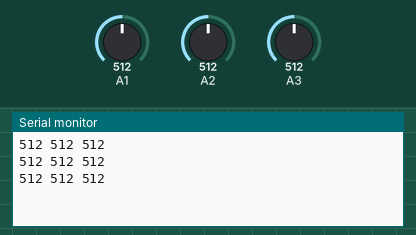
Recording of a sketch running on a simulated Arduino Uno, built with avr-gcc and run on an emulated ATmega328P. On the bench: the last lines printed to the serial monitor. The test bench sets the inputs (shaded band); at power-on: A2 = 512, A1 = 512, A3 = 512.

Above: at 1.3 s.
1.4 s: A2 set to 610
At 1.9 s:
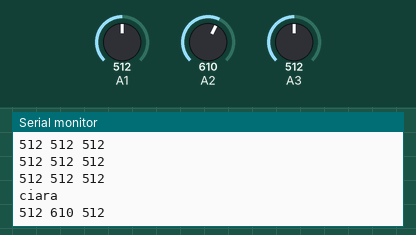
3.5 s: A1 set to 610
At 3.9 s:
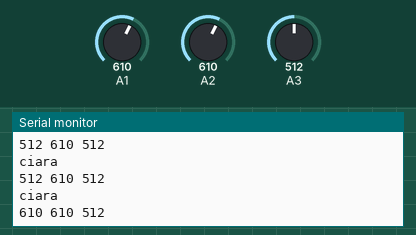
5.0 s: A3 set to 610
At 5.4 s:
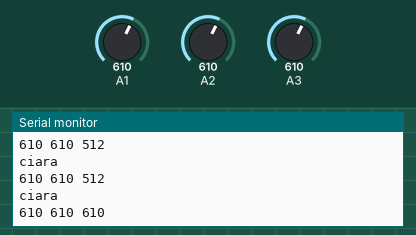
6.5 s: A1 set to 590
At 6.9 s:
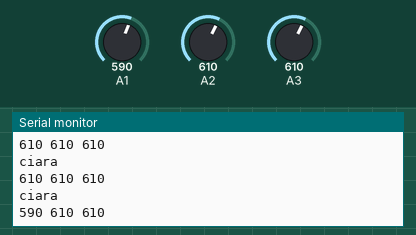
8.0 s: A2 set to 590
At 8.4 s:
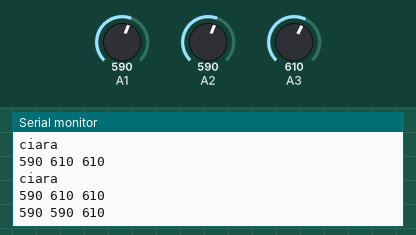
9.5 s: A3 set to 590
At 9.9 s:
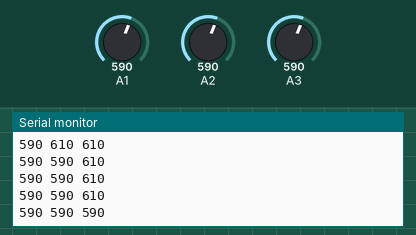
Timing chart, 0 to 12.0 s (numbered marks = the images above; inputs shaded):
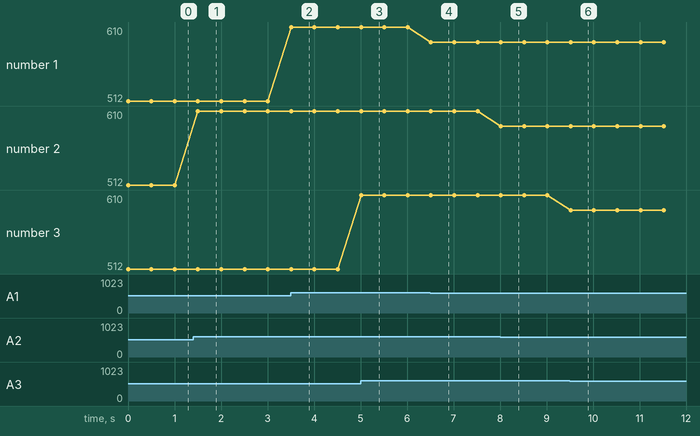

The sketch:

ciara.ino
```cpp
// tento priklad ukazuje pouzitie senzora na ciaru - len zobrazuje precitane
// hodnoty z troch senzorov a ak stredny vidi ciaru, tak vypisuje "ciara"

void setup()
{
  Serial.begin(115200);
}

void loop()
{
  Serial.print(analogRead(1));
  Serial.print(" ");
  Serial.print(analogRead(2));
  Serial.print(" ");
  Serial.print(analogRead(3));
  Serial.println();
  delay(500);
  if (analogRead(2) > 600)
    Serial.println("ciara");
}
```

Measured:
- after the input at 1.4 s, the serial monitor: prints a new line after 0.10 s (image 1)
- after the input at 3.5 s, the serial monitor: prints a new line at once (image 2)
- after the input at 5.0 s, the serial monitor: prints a new line at once (image 3)
- after the input at 6.5 s, the serial monitor: prints a new line at once (image 4)
- after the input at 8.0 s, the serial monitor: prints a new line at once (image 5)
- after the input at 9.5 s, the serial monitor: prints a new line at once (image 6)
- plotted number 1: 610 → 590 after the input at 6.5 s
- plotted number 2: 512 → 610 after the input at 1.4 s
